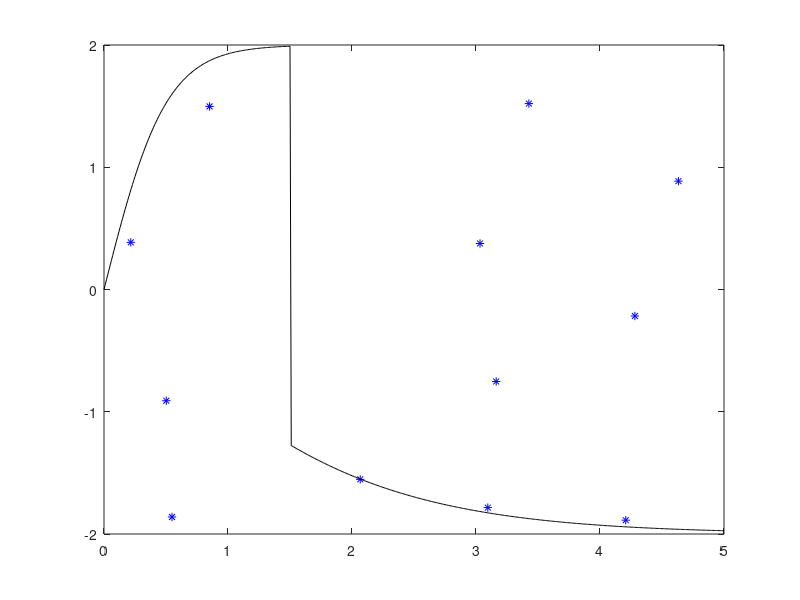

MATLAB code to generate this figure:
%% Limpa a memoria e carrega os dados
clear % Limpa a memoria
clc % Limpa a janela de comando
close all
tic
% Carrega os dados da planta
load('u.mat'); % Carrega os dados de entrada
load('y.mat'); % Carrega os dados de saida
load('u_.mat'); % Carrega dados da curva estática
load('y_.mat'); % Carrega dados da curva estática
t = (1:length(u))'; % Vetor de amostras
% Amostras em regime permanente
max_u = 5; min_u = 0; % Valor maximo e minimo da entrada para normalizacao
max_y = 2; min_y = -2; % Valor maximo e minimo da saida para normalizacao
u_n = (u-min_u)/(max_u-min_u); % normalizando
y_n = (y-min_y)/(max_y-min_y); % normalizando
% u_n = u;
% y_n = y;
%% Inicializa as variaveis do Algoritmo ETS
k = 1; % Amostra atual
R = 1; % Numero de regras inicial
xn = [u_n';y_n']; % Vetor de dados normalizados
n = length(xn(:,1)); % Tamanho de dados de entrada
xcn = [xn(:,1)]; % Primeiro centro de cluster
x = [u';y']; % Vetor de dados original
% Passa os valores de centros para a escala original
% xc{1}(1,:) = xcn{1}(1,:)*(max(u)-min(u))+min(u);
% xc{1}(2,:) = xcn{1}(2,:)*(max(temp)-min(temp))+min(temp);
N = length(xn(1,:)); % Tamando dos dados
r = 0.1; % raio de influencia de um cluster
alpha(:,1) = xn(:,1);
beta(1,1) = norm(xn(:,1))^2;
c(1,1) = 1;
sigma(1,1) = 0;
%% Realizacao do algoritmo
for k = 2:N
    k
    dist = zeros(R,1);
    s1 = zeros(R,1);
    for i = 1:R
        dist(i) = norm(xn(:,k)-xcn(:,i));
        if dist(i) < (max(sigma(i),r)+r)
            s1(i) = 1;
        end
    end
    if ~norm(s1)
        R = R + 1;
        xcn(:,R) = xn(:,k);
        sigma(R,1) = 0;
        c(R,1) = 1;
        alpha(:,R) = xn(:,k);
        beta(R,1) = norm(xn(:,k))^2;
    else
        dmin = 1e6;
        p = 0;
        mean = 0;
        variance = 0;
        for i = 1:R
            if s1(i)==1 && dist(i)<dmin
                dmin = dist(i);
                p = i;
            end
        end
        beta(p,1) = beta(p,1) + norm(xn(:,k))^2;
        alpha(:,p) = alpha(:,p) + xn(:,k);
        mean = (c(p)*xcn(:,p) + xn(:,k))/(c(p)+1);
        variance = (beta(p)+c(p)*norm(mean)^2-2*mean'*alpha(:,p))/(c(p)+1);
        xcn(:,p) = mean;
        sigma(p,1) = variance;
        c(p) = c(p) + 1;
        dist = zeros(R,1);
        s2 = zeros(R,1);
        for j = 1:R
            dist(j) = norm(xcn(:,p)-xcn(:,j));
            if dist(j) < (max(sigma(p),r)+max(sigma(j),r)) && j~=p
                s2(j) = 1;
            end
        end
        if norm(s2)
            dmin = 1e6;
            q = 0;
            for i = 1:R
                if s2(i)==1 && dist(i)<dmin
                    dmin = dist(i);
                    q = i;
                end
            end
            beta(R+1,1) = beta(p) + beta(q);
            alpha(:,R+1) = alpha(:,p) + alpha(:,q);
            c(R+1,1) = c(p) + c(q);
            xcn(:,R+1) = (c(p)*xcn(:,p)+c(q)*xcn(:,q))/c(R+1);
            sigma(R+1,1) = (beta(R+1)+(c(R+1)-1)*norm(xcn(:,R+1))^2-2*xcn(:,R+1)'*alpha(:,R+1))/c(R+1);
            beta(min(p,q)) = [];
            beta(max(p,q)) = [];
            alpha(:,min(p,q)) = [];
            alpha(:,max(p,q)) = [];
            c(min(p,q)) = [];
            c(max(p,q)) = [];
            xcn(:,min(p,q)) = [];
            xcn(:,max(p,q)) = [];
            sigma(min(p,q)) = [];
            sigma(max(p,q)) = [];
            R = R - 1;
        end
    end
end
tempo = toc
xc(1,:) = xcn(1,:)*(max_u-min_u)+min_u;
xc(2,:) = xcn(2,:)*(max_y-min_y)+min_y;
% xc(1,:) = xcn{end}(1,:);
% xc(2,:) = xcn{end}(2,:);
figure
plot(xc(1,:),xc(2,:),'b*')
hold on 
plot(u_,y_,'k'); % Plota a curva estatica
centros_ELM = xc;
save('centros_ELM.mat','centros_ELM');